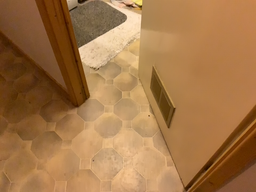
#> input picture images/44358452_43500.602.png, 256 x 192 px, found by its file name
$ python pose_estimate.py
#> lines starting #> are read from the running program, lines starting #| are printed output that depends on the picture; long printed decimals are rounded
# sift + ransac 计算两张图片间相对位姿
import cv2
import numpy as np

def enhance_contrast(img):
    """图像对比度增强"""
    clahe = cv2.createCLAHE(clipLimit=2.0, tileGridSize=(8, 8))
    return clahe.apply(img)

def preprocess_image(img):
    """预处理图像：灰度转换 + 对比度增强"""
    if len(img.shape) == 3:
        img = cv2.cvtColor(img, cv2.COLOR_BGR2GRAY)
    return enhance_contrast(img)

def rotation_error(R1, R2):
    """计算旋转误差（角度）"""
    trace = np.trace(R1.T @ R2)
    return np.rad2deg(np.arccos(np.clip((trace - 1) / 2, -1.0, 1.0)))

def translation_euclidean_error(t1, t2):
    """计算平移向量的欧式距离误差（单位：与输入一致）"""
    return np.linalg.norm(t1 - t2)

def compute_error(T_relative, T_icp, K, matches, kp1, kp2):
    """计算综合误差（已添加尺度缩放处理）"""
    R_relative = T_relative[:3, :3]
    t_relative = T_relative[:3, 3]
    R_icp = T_icp[:3, :3]
    t_icp = T_icp[:3, 3]

    # 计算旋转误差（保持不变）
    rotation_err = rotation_error(R_relative, R_icp)

    # 计算带尺度缩放的平移误差
    t_relative_norm = np.linalg.norm(t_relative)
    t_icp_norm = np.linalg.norm(t_icp)

    if t_relative_norm < 1e-6 or t_icp_norm < 1e-6:
        translation_err = np.inf  # 处理零向量特殊情况
    else:
        # 将估计的平移向量缩放到真实尺度
        scale_factor = t_icp_norm / t_relative_norm
        t_relative_scaled = t_relative * scale_factor
        translation_err = np.linalg.norm(t_relative_scaled - t_icp)

    print("\nRANSAC 误差分析:")
    print(f"旋转角度误差: {rotation_err:.4f} 度")
    print(f"平移误差: {translation_err:.4f} 米")
    return rotation_err, translation_err

def get_feature_matches(img1, img2):
    """获取图像之间的特征匹配"""
    sift = cv2.SIFT_create(nfeatures=0, nOctaveLayers=3, contrastThreshold=0.04, edgeThreshold=10, sigma=1.6)
    kp1, des1 = sift.detectAndCompute(img1, None)
    kp2, des2 = sift.detectAndCompute(img2, None)

    flann = cv2.FlannBasedMatcher(dict(algorithm=1, trees=5), dict(checks=100))
    matches = flann.knnMatch(des1, des2, k=2)

    ratio_thresh = 0.6
    good_matches = [m for m, n in matches if m.distance < ratio_thresh * n.distance]

    return good_matches, kp1, kp2

def estimate_pose(good_matches, kp1, kp2, K):
    """通过本质矩阵估计相对位姿"""
    if len(good_matches) >= 4:
        src_pts = np.float32([kp1[m.queryIdx].pt for m in good_matches]).reshape(-1, 1, 2)
        dst_pts = np.float32([kp2[m.trainIdx].pt for m in good_matches]).reshape(-1, 1, 2)

        src_norm = cv2.undistortPoints(src_pts, K, None)
        dst_norm = cv2.undistortPoints(dst_pts, K, None)

        E, mask = cv2.findEssentialMat(src_norm, dst_norm, method=cv2.RANSAC, prob=0.999, threshold=0.001)
        _, R_rel, t_rel, _ = cv2.recoverPose(E, src_norm, dst_norm, mask=mask)

        assert np.isclose(np.linalg.det(R_rel), 1.0, atol=1e-3), "无效的旋转矩阵"

        T = np.eye(4)
        T[:3, :3] = R_rel
        T[:3, 3] = t_rel.ravel()

        return T, mask, good_matches
    else:
        return None, None, good_matches

def visualize_matches(img1, img2, kp1, kp2, final_matches):
    """可视化匹配结果"""
    result_img = cv2.drawMatches(img1, kp1, img2, kp2, final_matches, None,
                                 matchColor=(0, 255, 0), singlePointColor=(255, 0, 0),
                                 flags=cv2.DrawMatchesFlags_NOT_DRAW_SINGLE_POINTS)
    return result_img

def sift_feature_matching():
    fx, fy, cx, cy = 211.949, 211.949, 127.933, 95.9333
    K = np.array([[fx, 0, cx], [0, fy, cy], [0, 0, 1]], dtype=np.float32)

    img1 = cv2.imread("/Users/shiyu/mycode/EVL-MRCC/images/44358452_43500.602.png", cv2.IMREAD_UNCHANGED)
#> img1 is the input picture: shape (192, 256, 3); mean B, G, R 71.9, 117.7, 163.1
    img2 = cv2.imread("/Users/shiyu/mycode/EVL-MRCC/images/44358452_43501.085.png", cv2.IMREAD_UNCHANGED)
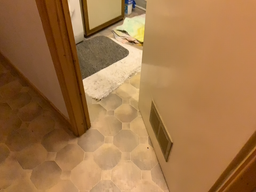
#> input picture images/44358452_43501.085.png, 256 x 192 px, found by its file name
#> img2 is the input picture: shape (192, 256, 3); mean B, G, R 71, 116.6, 161.5

    if img1 is None or img2 is None:
        raise ValueError("图像加载失败，请检查文件路径。")

    gray1 = preprocess_image(img1)  # 此处调用 preprocess_image
#> in preprocess_image, `img = cv2.cvtColor(img, cv2.COLOR_BGR2GRAY)`:
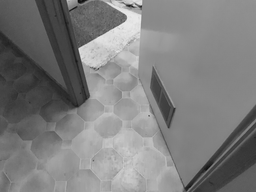
#> img: shape (192, 256); min 12, max 234, mean 126
#> in enhance_contrast, `return clahe.apply(img)`:
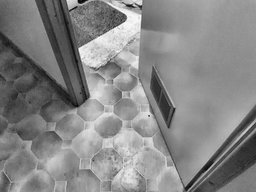
#> returned value: shape (192, 256); min 6, max 248, mean 134.1
    gray2 = preprocess_image(img2)
#> in preprocess_image (call 2), `img = cv2.cvtColor(img, cv2.COLOR_BGR2GRAY)`:
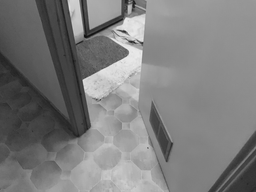
#> img: shape (192, 256); min 15, max 236, mean 124.8
#> in enhance_contrast (call 2), `return clahe.apply(img)`:
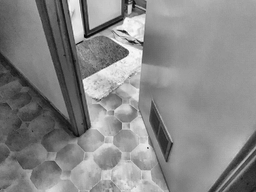
#> returned value: shape (192, 256); min 6, max 253, mean 135.6

    good_matches, kp1, kp2 = get_feature_matches(gray1, gray2)
#> in get_feature_matches, `kp1, des1 = sift.detectAndCompute(img1, None)`: kp1 = 233 keypoints; strongest (x, y, size): (129, 6, 4), (123, 18, 5.4), (140, 7, 2.2), (85, 52, 9.6)
#> in get_feature_matches, `kp2, des2 = sift.detectAndCompute(img2, None)`: kp2 = 202 keypoints; strongest (x, y, size): (124, 31, 2.4), (132, 42, 3.7), (130, 7, 3.2), (85, 36, 2.7)
#> in get_feature_matches, `matches = flann.knnMatch(des1, des2, k=2)`: matches = 233 matches
#> in get_feature_matches, `good_matches = [m for m, n in matches if m.distance < ratio_thresh * n..`: good_matches = 81 matches
#> good_matches = 81 matches

    T, mask, good_matches = estimate_pose(good_matches, kp1, kp2, K)
#> in estimate_pose, `src_pts = np.float32([kp1[m.queryIdx].pt for m in good_matches]).resha..`: src_pts = 81 rows, first 8: [7.67, 54.43], [7.9, 43.51], [9.78, 125.2], [12.82, 130], [14.13, 96], [16.4, 76.81], [18.29, 59.93], [21.15, 133.1]
#> in estimate_pose, `dst_pts = np.float32([kp2[m.trainIdx].pt for m in good_matches]).resha..`: dst_pts = 81 rows, first 8: [14.93, 83.38], [15.01, 72.74], [11.65, 153.1], [13.99, 158.1], [18.14, 124.2], [115.6, 106.5], [24.2, 89.26], [22.44, 161.7]
#> in estimate_pose, `src_norm = cv2.undistortPoints(src_pts, K, None)`: src_norm = 81 rows, first 8: [-0.567, -0.196], [-0.566, -0.247], [-0.557, 0.138], [-0.543, 0.161], [-0.537, 0.000318], [-0.526, -0.0902], [-0.517, -0.17], [-0.504, 0.175]
#> in estimate_pose, `dst_norm = cv2.undistortPoints(dst_pts, K, None)`: dst_norm = 81 rows, first 8: [-0.533, -0.0592], [-0.533, -0.109], [-0.549, 0.27], [-0.538, 0.293], [-0.518, 0.133], [-0.0584, 0.0499], [-0.489, -0.0315], [-0.498, 0.31]
#> in estimate_pose, `E, mask = cv2.findEssentialMat(src_norm, dst_norm, method=cv2.RANSAC, ..`: E = [[-0.022, -0.677, 0.109], [0.654, 0.00247, -0.176], [-0.198, 0.178, 0.026]]; mask = 81 values, max 1 at index 0, min 0 at index 5, mean 0.704
#> in estimate_pose, `_, R_rel, t_rel, _ = cv2.recoverPose(E, src_norm, dst_norm, mask=mask)`: R_rel = [[0.999, -0.0337, -0.00751], [0.0344, 0.989, 0.142], [0.00266, -0.142, 0.99]]; t_rel = [0.244, 0.289, 0.926]
#> T = [[0.999, -0.0337, -0.00751, 0.244], [0.0344, 0.989, 0.142, 0.289], [0.00266, -0.142, 0.99, 0.926], [0, 0, 0, 1]]; mask = 81 values, max 1 at index 0, min 0 at index 5, mean 0.58
    print("\n估计位姿：")
    print(T)
#| [[ 0.9994 -0.03367 -0.007511  0.2442]
#|  [ 0.03439  0.9893  0.1417  0.2887]
#|  [ 0.002659 -0.1419  0.9899   0.9258]
#|  [ 0.          0.          0.          1.        ]]

    if T is not None:
        T_true = np.array([[ 0.99968,  -0.025151,  0.002634, -0.002958],
 [ 0.024646 , 0.992321,  0.121207 , 0.047966],
 [-0.005662, -0.121104 , 0.992624,  0.055945],
 [ 0,        0,        0,        1      ]])
        # T_true = np.array([[0.99981151, 0.01853355, -0.00578381, 0.00737292],
        #                   [-0.0145849, 0.91360526, 0.40634063, 0.02877406],
        #                   [0.01281505, -0.40617969, 0.91370336, 0.37641721],
        #                   [0, 0, 0, 1]])
        print("\n真实位姿：")
        print(T_true)
        matches_mask = mask.ravel().astype(bool)
        final_matches = [m for m, flag in zip(good_matches, matches_mask) if flag]
#> final_matches = 47 matches
        compute_error(T, T_true, K, final_matches, kp1, kp2)
#> in compute_error, `R_relative = T_relative[:3, :3]`: R_relative has the same summary as R_rel in estimate_pose
#> in compute_error, `t_relative = T_relative[:3, 3]`: t_relative = [0.244, 0.289, 0.926]
#> in rotation_error, `trace = np.trace(R1.T @ R2)`: trace = 3
#> in compute_error, `rotation_err = rotation_error(R_relative, R_icp)`: rotation_err = 1.41
#> in compute_error, `t_relative_norm = np.linalg.norm(t_relative)`: t_relative_norm = 1
#> in compute_error, `scale_factor = t_icp_norm / t_relative_norm`: scale_factor = 0.0738
#> in compute_error, `t_relative_scaled = t_relative * scale_factor`: t_relative_scaled = [0.018, 0.0213, 0.0683]
#> in compute_error, `translation_err = np.linalg.norm(t_relative_scaled - t_icp)`: translation_err = 0.0361
#| 旋转角度误差: 1.4100 度
#| 平移误差: 0.0361 米

    else:
        print("位姿估计失败：匹配点不足")
        return

    result_img = visualize_matches(img1, img2, kp1, kp2, final_matches)
#> in visualize_matches, `result_img = cv2.drawMatches(img1, kp1, img2, kp2, final_matches, None..`:
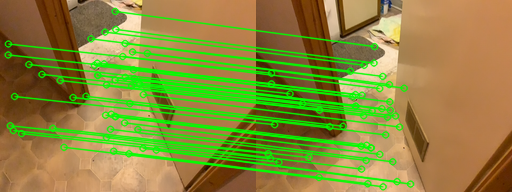
#> result_img: shape (192, 512, 3); mean B, G, R 60.9, 138.4, 138.1
    print("\n特征点统计：")
    print(f"图像1特征点: {len(kp1)}, 图像2特征点: {len(kp2)}")
#| 图像1特征点: 233, 图像2特征点: 202
    print(f"初步匹配: {len(good_matches)}, 几何验证后: {len(final_matches)}")
#| 初步匹配: 81, 几何验证后: 47

    cv2.imshow('Feature Matching', result_img)
    cv2.waitKey(0)
    cv2.destroyAllWindows()

if __name__ == "__main__":
    try:
        sift_feature_matching()
    except Exception as e:
        print(f"发生错误: {e}")
